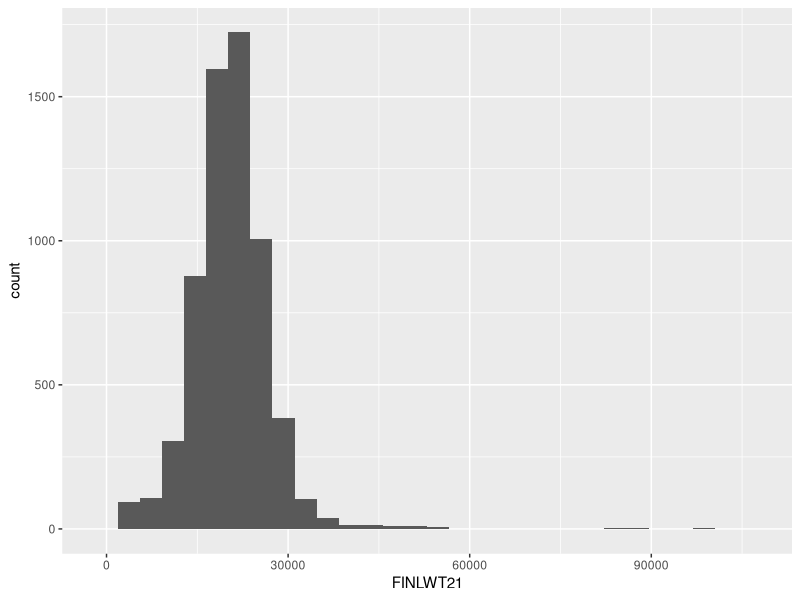

Source code (R):
## ---- chunk 1
# First let's load the things we will need
library(dplyr)
library(ggplot2)

ce <- read.csv("./files/SurveyDataInR/ce.csv")

head(ce)
## ---- chunk 2
# Construct a histogram of the weights
ggplot(data = ce, mapping = aes(x = FINLWT21)) +
    geom_histogram()
